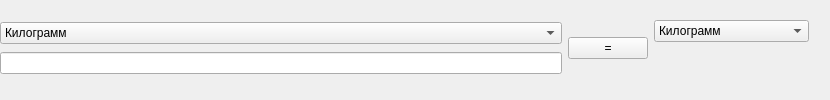
<?xml version="1.0" encoding="UTF-8"?>
<ui version="4.0">
 <class>Form</class>
 <widget class="QWidget" name="Form">
  <property name="geometry">
   <rect>
    <x>0</x>
    <y>0</y>
    <width>830</width>
    <height>100</height>
   </rect>
  </property>
  <property name="windowTitle">
   <string>Form</string>
  </property>
  <widget class="QWidget" name="layoutWidget_2">
   <property name="geometry">
    <rect>
     <x>0</x>
     <y>20</y>
     <width>809</width>
     <height>57</height>
    </rect>
   </property>
   <layout class="QHBoxLayout" name="horizontalLayout_3">
    <item>
     <layout class="QVBoxLayout" name="verticalLayout">
      <item>
       <widget class="QComboBox" name="input_step">
        <item>
         <property name="text">
          <string>Килограмм</string>
         </property>
        </item>
        <item>
         <property name="text">
          <string>Грамм</string>
         </property>
        </item>
        <item>
         <property name="text">
          <string>Тонна</string>
         </property>
        </item>
        <item>
         <property name="text">
          <string>Центнер</string>
         </property>
        </item>
        <item>
         <property name="text">
          <string>Карат</string>
         </property>
        </item>
        <item>
         <property name="text">
          <string>Стоун</string>
         </property>
        </item>
        <item>
         <property name="text">
          <string>Фунт (Американский)</string>
         </property>
        </item>
        <item>
         <property name="text">
          <string>Унция</string>
         </property>
        </item>
        <item>
         <property name="text">
          <string>Драхма американская</string>
         </property>
        </item>
        <item>
         <property name="text">
          <string>Гран Американский</string>
         </property>
        </item>
        <item>
         <property name="text">
          <string>Короткая тонна</string>
         </property>
        </item>
        <item>
         <property name="text">
          <string>Тройский фунт</string>
         </property>
        </item>
        <item>
         <property name="text">
          <string>Тройская унция</string>
         </property>
        </item>
        <item>
         <property name="text">
          <string>Драхма британская</string>
         </property>
        </item>
        <item>
         <property name="text">
          <string>Гран британский</string>
         </property>
        </item>
        <item>
         <property name="text">
          <string>Пуд</string>
         </property>
        </item>
        <item>
         <property name="text">
          <string>Фунт русский</string>
         </property>
        </item>
        <item>
         <property name="text">
          <string>Золотник</string>
         </property>
        </item>
        <item>
         <property name="text">
          <string>Доля</string>
         </property>
        </item>
        <item>
         <property name="text">
          <string>Английская тонна</string>
         </property>
        </item>
        <item>
         <property name="text">
          <string>Марка</string>
         </property>
        </item>
        <item>
         <property name="text">
          <string>Драхма античная</string>
         </property>
        </item>
       </widget>
      </item>
      <item>
       <layout class="QHBoxLayout" name="horizontalLayout">
        <item>
         <widget class="QLineEdit" name="input"/>
        </item>
       </layout>
      </item>
     </layout>
    </item>
    <item>
     <widget class="QPushButton" name="res">
      <property name="text">
       <string>=</string>
      </property>
     </widget>
    </item>
    <item>
     <layout class="QVBoxLayout" name="verticalLayout_3">
      <item>
       <widget class="QComboBox" name="output_step_2">
        <item>
         <property name="text">
          <string>Килограмм</string>
         </property>
        </item>
        <item>
         <property name="text">
          <string>Грамм</string>
         </property>
        </item>
        <item>
         <property name="text">
          <string>Тонна</string>
         </property>
        </item>
        <item>
         <property name="text">
          <string>Центнер</string>
         </property>
        </item>
        <item>
         <property name="text">
          <string>Карат</string>
         </property>
        </item>
        <item>
         <property name="text">
          <string>Стоун</string>
         </property>
        </item>
        <item>
         <property name="text">
          <string>Фунт (Американский)</string>
         </property>
        </item>
        <item>
         <property name="text">
          <string>Унция</string>
         </property>
        </item>
        <item>
         <property name="text">
          <string>Драхма американская</string>
         </property>
        </item>
        <item>
         <property name="text">
          <string>Гран Американский</string>
         </property>
        </item>
        <item>
         <property name="text">
          <string>Короткая тонна</string>
         </property>
        </item>
        <item>
         <property name="text">
          <string>Тройский фунт</string>
         </property>
        </item>
        <item>
         <property name="text">
          <string>Тройская унция</string>
         </property>
        </item>
        <item>
         <property name="text">
          <string>Драхма британская</string>
         </property>
        </item>
        <item>
         <property name="text">
          <string>Гран британский</string>
         </property>
        </item>
        <item>
         <property name="text">
          <string>Пуд</string>
         </property>
        </item>
        <item>
         <property name="text">
          <string>Фунт русский</string>
         </property>
        </item>
        <item>
         <property name="text">
          <string>Золотник</string>
         </property>
        </item>
        <item>
         <property name="text">
          <string>Доля</string>
         </property>
        </item>
        <item>
         <property name="text">
          <string>Английская тонна</string>
         </property>
        </item>
        <item>
         <property name="text">
          <string>Марка</string>
         </property>
        </item>
        <item>
         <property name="text">
          <string>Драхма античная</string>
         </property>
        </item>
       </widget>
      </item>
      <item>
       <widget class="QLabel" name="output">
        <property name="text">
         <string/>
        </property>
       </widget>
      </item>
     </layout>
    </item>
   </layout>
  </widget>
 </widget>
 <resources/>
 <connections/>
</ui>
